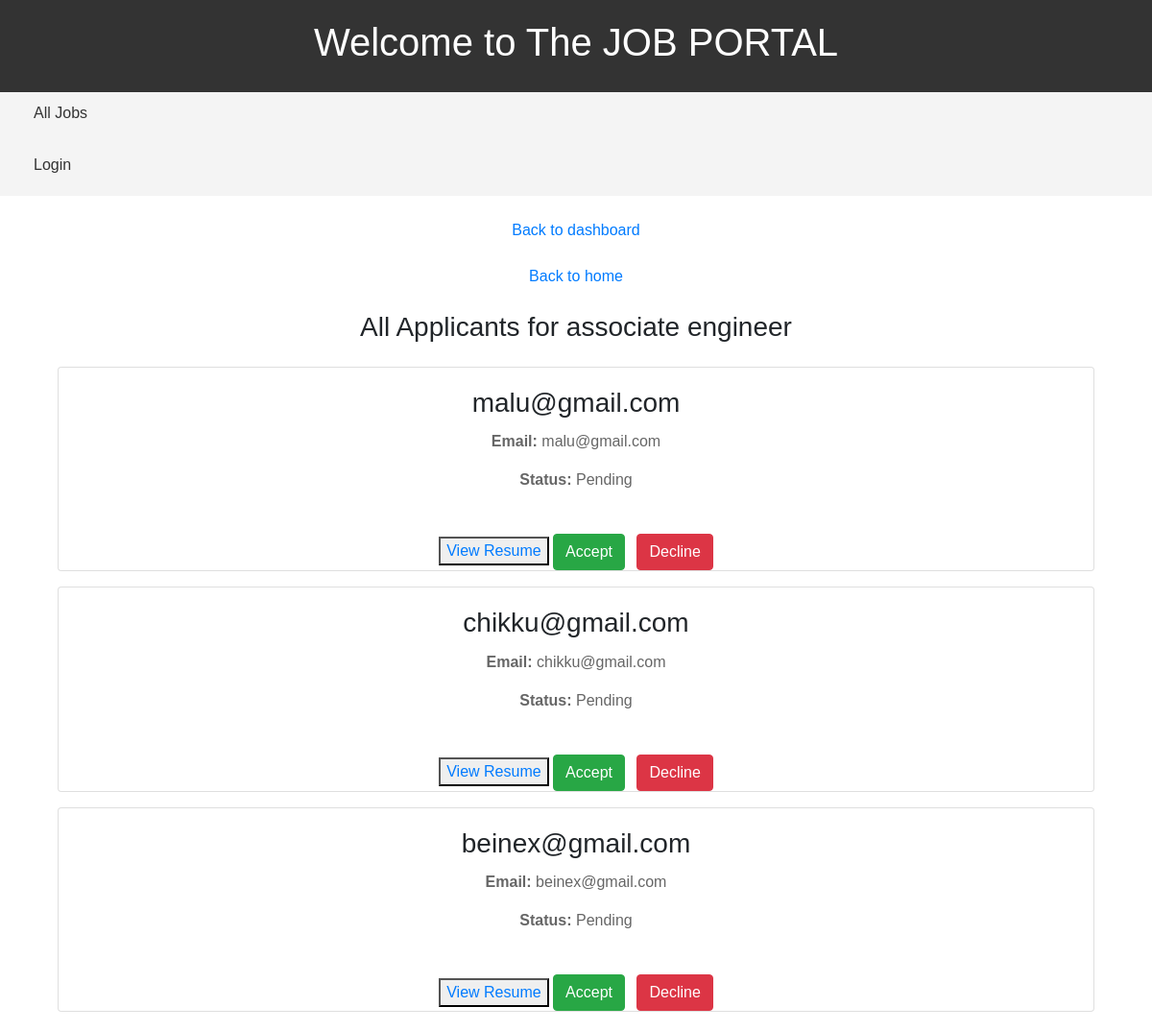
Before: /job/all-applicant/9/ with the older database file.
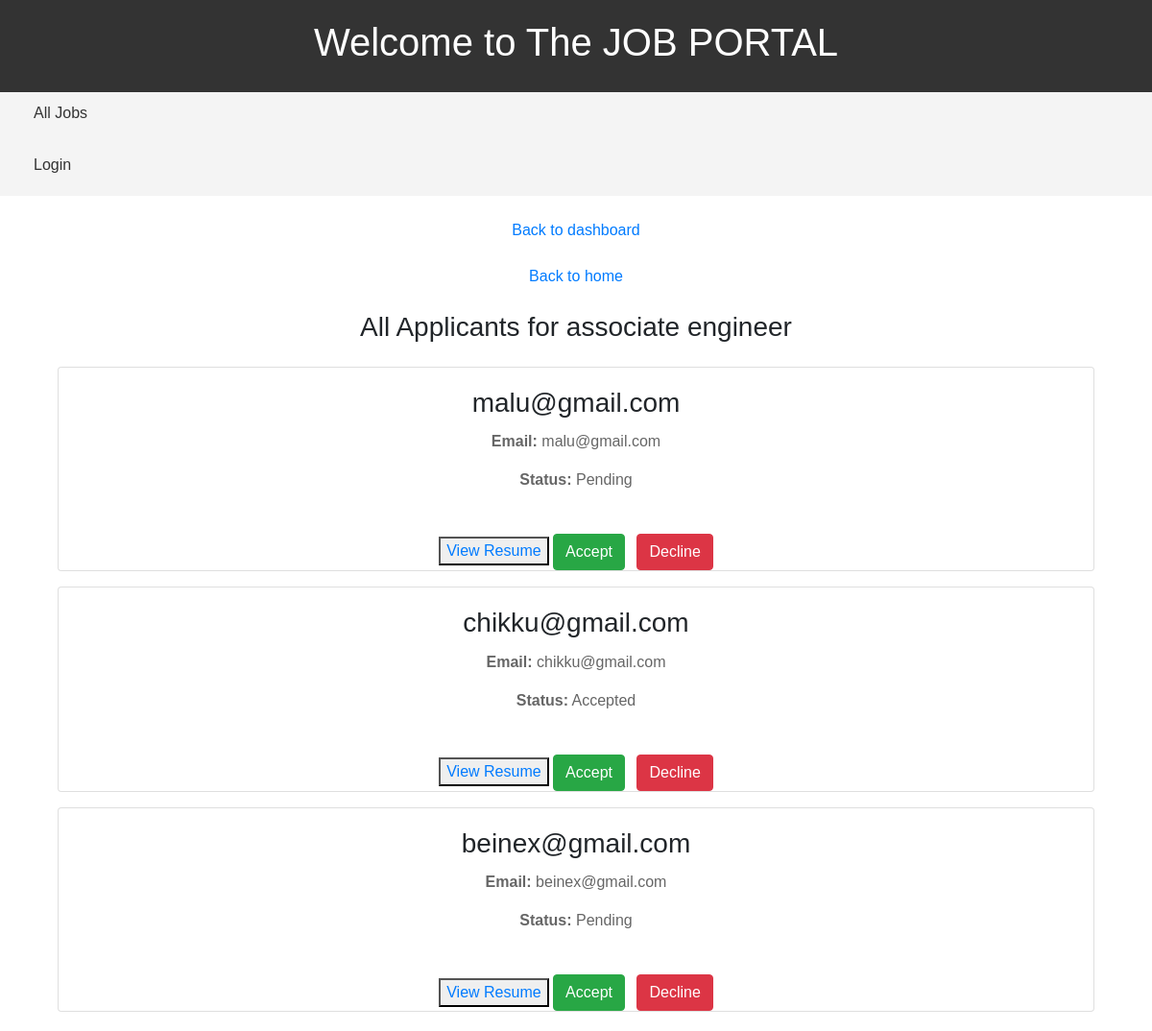
After: the same page with the newer database file.
### job/models.py (models this page shows)
class ApplyJob(models.Model):
    status_choices = (('Accepted', 'Accepted'),
                      ('Declined', 'Declined'),
                      ('Pending', 'Pending'))
    user = models.ForeignKey(User, on_delete=models.CASCADE)
    job= models.ForeignKey(Job, on_delete=models.CASCADE)
    timestamp = models.DateTimeField(auto_now_add=True)
    status = models.CharField(max_length=20, choices=status_choices,default="Pending")
    resume=models.FileField(upload_to="resumes",null=True,blank=True)
    is_active = models.BooleanField(default=True)

### users/models.py (models this page shows)
class User(AbstractUser):
    email=models.EmailField(unique=True)
    is_recruiter=models.BooleanField(default=False)
    is_applicant=models.BooleanField(default=False)
    has_resume=models.BooleanField(default=False)
    has_company=models.BooleanField(default=False)

### job/views.py (the view)
# urls.py: path('all-applicant/<int:pk>/',all_applicants,name="all-applicant"),
def all_applicants(request, pk):
    try:
        job = Job.objects.get(pk=pk)
        applicants = job.applyjob_set.all()
        context = {'job': job, 'applicants': applicants}
        return render(request, 'job/all_applicants.html', context)
    except Job.DoesNotExist:
        return HttpResponseNotFound('<h1>Job not found</h1>')

### templates/job/all_applicants.html (shortened to what this page needs)
{% extends 'users/base.html' %}
{% block content %}
<div class="container">
    <h3 class="my-4">All Applicants for {{ job.title }}</h3>
    {% if applicants %}
        {% for applicant in applicants %}
            <div class="card mb-3">
                <div class="card-body">
                    <h3 class="card-title">{{ applicant.user.username }}</h3>
                    <p class="card-text"><strong>Email:</strong> {{ applicant.user.email }}</p>
                    <p class="card-text"><strong>Status:</strong> {{ applicant.status }}</p>
                </div>
                <div class="text-center mt-4">
                    <button type="submit" class=""><a href="{% url 'resume-details' pk=applicant.user.resume.id %}">View Resume</a></button>
                    <a href="{% url 'change-status' applicant.id 'Accepted' %}" class="btn btn-success mr-2">Accept</a>
                    <a href="{% url 'change-status' applicant.id 'Declined' %}" class="btn btn-danger">Decline</a>
                </div>
            </div>
        {% endfor %}
    {% else %}
        <div class="alert alert-info" role="alert">
            No applicants found for this job.
        </div>
    {% endif %}
</div>
{% endblock %}

Changed rows visible on the page:
changed ApplyJob "chikku@gmail.com": status "Pending" → "Accepted"
